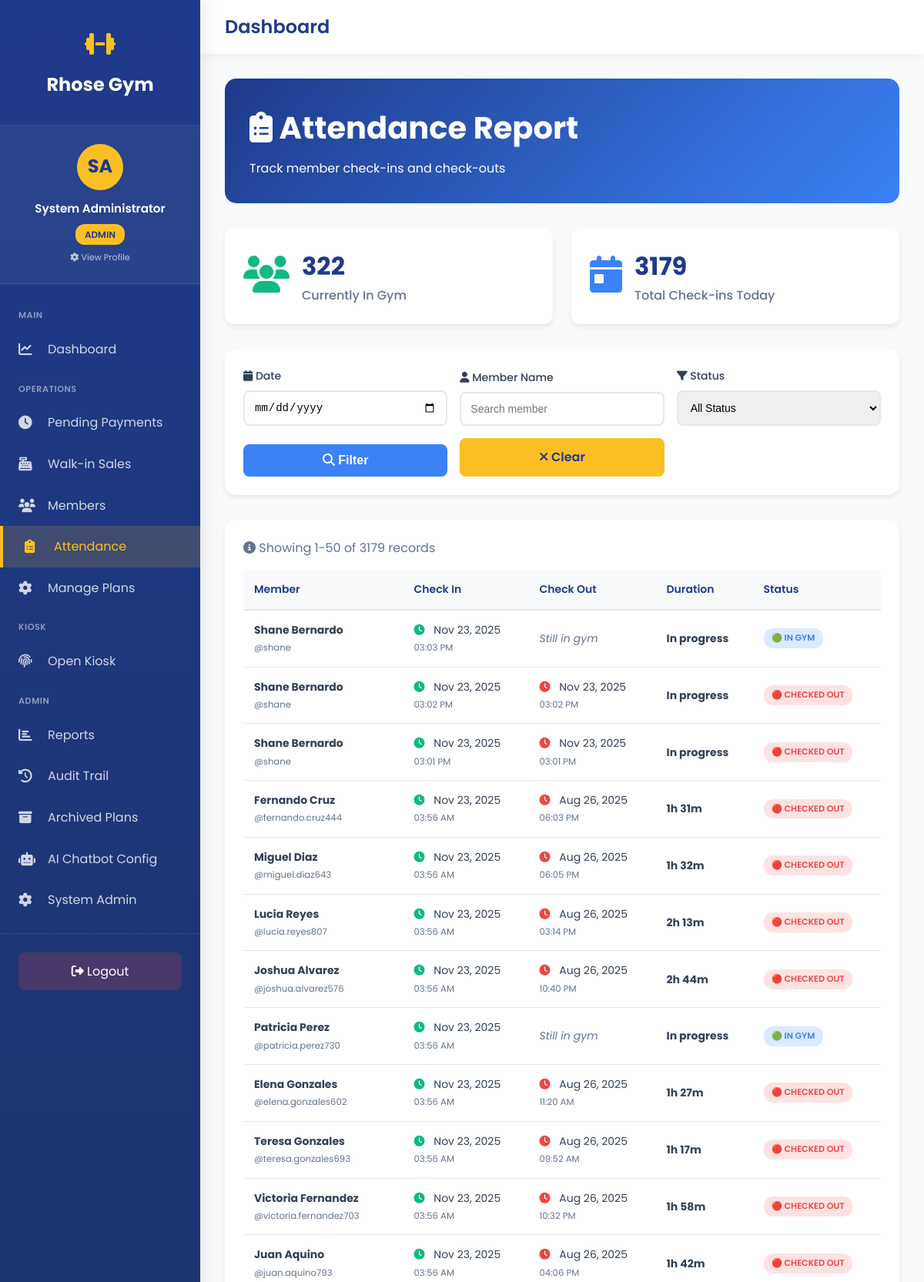
The app's page /attendance/ (signed in, upper part) with its own data.
### gym_app/models.py (models this page shows, shortened)
class User(AbstractUser):
    ROLE_CHOICES = [
        ('admin', 'Admin'),
        ('staff', 'Staff'),
        ('member', 'Member'),
    ]
    role = models.CharField(max_length=10, choices=ROLE_CHOICES, default='member')
    mobile_no = models.CharField(max_length=20, blank=True, null=True)
    address = models.TextField(blank=True, null=True)
    birthdate = models.DateField(blank=True, null=True)
    age = models.IntegerField(blank=True, null=True)
    profile_image = models.ImageField(
        upload_to='profile_images/',
        blank=True,
        null=True,
        help_text="Profile picture"
    )
    kiosk_pin = models.CharField(
        max_length=6,
        blank=True,
        null=True,
        unique=True,
        help_text="6-digit PIN for kiosk check-in/out",
        verbose_name="Kiosk PIN"
    )
    created_at = models.DateTimeField(auto_now_add=True)
    updated_at = models.DateTimeField(auto_now=True)
    class Meta:
        db_table = 'users'
        verbose_name = 'User'
        verbose_name_plural = 'Users'
    def is_admin(self):
        return self.role == 'admin' or self.is_superuser
    def is_staff_or_admin(self):
        return self.role in ['admin', 'staff'] or self.is_superuser or self.is_staff

class Attendance(models.Model):
    user = models.ForeignKey(
        User,
        on_delete=models.CASCADE,
        related_name='attendances'
    )
    check_in = models.DateTimeField(auto_now_add=True)
    check_out = models.DateTimeField(null=True, blank=True)
    duration_minutes = models.IntegerField(null=True, blank=True)
    notes = models.TextField(blank=True, null=True)
    class Meta:
        db_table = 'attendance'
        verbose_name = 'Attendance'
        verbose_name_plural = 'Attendance Records'
        ordering = ['-check_in']
        indexes = [
            models.Index(fields=['-check_in']),
            models.Index(fields=['user', '-check_in']),
        ]
    def is_checked_in(self):
        return self.check_out is None
    def get_duration_display(self):
        if not self.duration_minutes:
            return "In progress"
        hours = self.duration_minutes // 60
        minutes = self.duration_minutes % 60
        if hours > 0:
            return f"{hours}h {minutes}m"
        return f"{minutes}m"

### gym_app/views.py (the view, shortened to what this page needs)
# urls.py: path('attendance/', views.attendance_report, name='attendance_report'),
@login_required
def attendance_report(request):
    if not request.user.is_staff_or_admin():
        messages.error(request, 'Access denied.')
        return redirect('dashboard')
    date_filter = request.GET.get('date', '')
    user_filter = request.GET.get('user', '')
    status_filter = request.GET.get('status', '')
    attendances = Attendance.objects.select_related('user').all()
    if user_filter:
        attendances = attendances.filter(
            Q(user__username__icontains=user_filter) |
            Q(user__first_name__icontains=user_filter) |
            Q(user__last_name__icontains=user_filter)
        )
    if status_filter == 'in':
        attendances = attendances.filter(check_out__isnull=True)
    elif status_filter == 'out':
        attendances = attendances.filter(check_out__isnull=False)
    currently_checked_in = Attendance.objects.filter(
        check_out__isnull=True
    ).select_related('user').count()
    today_checkins = Attendance.objects.filter(
        check_in__date=date.today()
    ).count()
    from django.core.paginator import Paginator
    paginator = Paginator(attendances, 50)
    page_number = request.GET.get('page')
    page_obj = paginator.get_page(page_number)
    context = {
        'page_obj': page_obj,
        'date_filter': date_filter,
        'user_filter': user_filter,
        'status_filter': status_filter,
        'currently_checked_in': currently_checked_in,
        'today_checkins': today_checkins,
    }
    return render(request, 'gym_app/attendance_report.html', context)

### gym_app/templates/gym_app/attendance_report.html (shortened to what this page needs)
{% extends 'gym_app/base_sidebar.html' %}
{% block content %}
{% load static %}
<link rel="stylesheet" href="{% static 'gym_app/css/pages/audit_trail.css' %}">
<div class="page-header">
    <h1><i class="fas fa-clipboard-list"></i> Attendance Report</h1>
    <p>Track member check-ins and check-outs</p>
</div>
<div style="display: grid; grid-template-columns: repeat(auto-fit, minmax(250px, 1fr)); gap: 1.5rem; margin-bottom: 2rem;">
    <div style="background: var(--white); padding: 1.5rem; border-radius: 12px; box-shadow: 0 4px 6px rgba(0, 0, 0, 0.07);">
        <div style="display: flex; align-items: center; gap: 1rem;">
            <div style="font-size: 3rem; color: var(--success);">
                <i class="fas fa-users"></i>
            </div>
            <div>
                <h3 style="font-size: 2rem; font-weight: 700; color: var(--primary-blue); margin: 0;">{{ currently_checked_in }}</h3>
                <p style="color: var(--gray); margin: 0; font-weight: 500;">Currently In Gym</p>
            </div>
        </div>
    </div>
    <div style="background: var(--white); padding: 1.5rem; border-radius: 12px; box-shadow: 0 4px 6px rgba(0, 0, 0, 0.07);">
        <div style="display: flex; align-items: center; gap: 1rem;">
            <div style="font-size: 3rem; color: var(--secondary-blue);">
                <i class="fas fa-calendar-day"></i>
            </div>
            <div>
                <h3 style="font-size: 2rem; font-weight: 700; color: var(--primary-blue); margin: 0;">{{ today_checkins }}</h3>
                <p style="color: var(--gray); margin: 0; font-weight: 500;">Total Check-ins Today</p>
            </div>
        </div>
    </div>
</div>
<div class="filters-box">
    <form method="get" action="{% url 'attendance_report' %}" class="filters-form">
        <div class="filter-group">
            <label for="date"><i class="fas fa-calendar"></i> Date</label>
            <input
                type="date"
                name="date"
                id="date"
                class="filter-control"
                value="{{ date_filter }}"
            >
        </div>
        <div class="filter-group">
            <label for="user"><i class="fas fa-user"></i> Member Name</label>
            <input
                type="text"
                name="user"
                id="user"
                class="filter-control"
                placeholder="Search member"
                value="{{ user_filter }}"
            >
        </div>
        <div class="filter-group">
            <label for="status"><i class="fas fa-filter"></i> Status</label>
            <select name="status" id="status" class="filter-control">
                <option value="">All Status</option>
            </select>
        </div>
        <div class="filter-group">
            <button type="submit" class="btn btn-primary" style="width: 100%;">
                <i class="fas fa-search"></i> Filter
            </button>
        </div>
        <div class="filter-group">
            <a href="{% url 'attendance_report' %}" class="btn btn-gold" style="width: 100%; text-align: center; text-decoration: none;">
                <i class="fas fa-times"></i> Clear
            </a>
        </div>
    </form>
</div>
<div class="table-container">
    {% if page_obj %}
    <p style="color: var(--gray); margin-bottom: 1rem;">
        <i class="fas fa-info-circle"></i>
        Showing {{ page_obj.start_index }}-{{ page_obj.end_index }} of {{ page_obj.paginator.count }} record{{ page_obj.paginator.count|pluralize }}
    </p>
    <table>
        <thead>
            <tr>
                <th>Member</th>
                <th>Check In</th>
                <th>Check Out</th>
                <th>Duration</th>
                <th>Status</th>
            </tr>
        </thead>
        <tbody>
            {% for attendance in page_obj %}
            <tr>
                <td>
                    <strong>{{ attendance.user.get_full_name }}</strong><br>
                    <small style="color: var(--gray);">@{{ attendance.user.username }}</small>
                </td>
                <td>
                    <i class="fas fa-clock action-icon" style="color: var(--success);"></i>
                    {{ attendance.check_in|date:"M d, Y" }}<br>
                    <small style="color: var(--gray);">{{ attendance.check_in|date:"h:i A" }}</small>
                </td>
                <td>
                    {% if attendance.check_out %}
                        <i class="fas fa-clock action-icon" style="color: var(--danger);"></i>
                        {{ attendance.check_out|date:"M d, Y" }}<br>
                        <small style="color: var(--gray);">{{ attendance.check_out|date:"h:i A" }}</small>
                    {% else %}
                        <em style="color: var(--gray);">Still in gym</em>
                    {% endif %}
                </td>
                <td>
                    <strong>{{ attendance.get_duration_display }}</strong>
                </td>
                <td>
                    {% if attendance.is_checked_in %}
                        <span class="badge badge-info">
                            🟢 IN GYM
                        </span>
                    {% else %}
                        <span class="badge badge-error">
                            🔴 CHECKED OUT
                        </span>
                    {% endif %}
                </td>
            </tr>
            {% endfor %}
        </tbody>
    </table>
    {% else %}
    <div class="empty-state">
        <i class="fas fa-clipboard-list"></i>
        <h2 style="color: var(--primary-blue);">No Attendance Records Found</h2>
        <p>No records match your filter criteria</p>
    </div>
    {% endif %}
</div>
{% endblock %}

### gym_app/templates/gym_app/base_sidebar.html (shortened to what this page needs)
<!DOCTYPE html>
<html lang="en">
<head>
    <link rel="stylesheet" href="https://cdnjs.cloudflare.com/ajax/libs/font-awesome/6.4.0/css/all.min.css">
</head>
<body class="has-sidebar">
    <aside class="sidebar" id="sidebar">
        <div class="sidebar-header">
            <div class="sidebar-logo">
                <i class="fas fa-dumbbell"></i>
            </div>
            <a href="{% url 'home' %}" class="sidebar-brand">Rhose Gym</a>
        </div>
        <a href="{% url 'profile_settings' %}" class="sidebar-user">
            <div class="sidebar-user-avatar">
                {% if user.profile_image %}
                    <img src="{{ user.profile_image.url }}" alt="{{ user.get_full_name }}" class="sidebar-user-avatar-img">
                {% else %}
                    {{ user.first_name|first|upper }}{{ user.last_name|first|upper }}
                {% endif %}
            </div>
            <div class="sidebar-user-name">{{ user.get_full_name|default:user.username }}</div>
            <div style="text-align: center; margin-top: 0.5rem;">
                <span class="sidebar-user-role">{{ user.role }}</span>
            </div>
            <div style="text-align: center; margin-top: 0.5rem; font-size: 0.7rem; opacity: 0.7;">
                <i class="fas fa-cog"></i> View Profile
            </div>
        </a>
            <nav class="sidebar-menu">
            <div class="sidebar-section">Main</div>
            <a href="{% url 'dashboard' %}" {% if request.path == '/dashboard/' %}class="active"{% endif %}>
                <i class="fas fa-chart-line"></i>
                <span>Dashboard</span>
            </a>
            <div class="sidebar-section">Operations</div>
            <a href="{% url 'pending_payments' %}" {% if 'pending-payments' in request.path %}class="active"{% endif %}>
                <i class="fas fa-clock"></i>
                <span>Pending Payments</span>
            </a>
            <a href="{% url 'walkin_purchase' %}" {% if 'walkin' in request.path %}class="active"{% endif %}>
                <i class="fas fa-cash-register"></i>
                <span>Walk-in Sales</span>
            </a>
            <a href="{% url 'members_list' %}" {% if 'members' in request.path %}class="active"{% endif %}>
                <i class="fas fa-users"></i>
                <span>Members</span>
            </a>
            <a href="{% url 'attendance_report' %}" {% if 'attendance' in request.path %}class="active"{% endif %}>
                <i class="fas fa-clipboard-list"></i>
                <span>Attendance</span>
            </a>
            <a href="{% url 'manage_plans' %}" {% if 'manage-plans' in request.path %}class="active"{% endif %}>
                <i class="fas fa-cog"></i>
                <span>Manage Plans</span>
            </a>
            <div class="sidebar-section">Kiosk</div>
            <a href="{% url 'kiosk_login' %}" target="_blank">
                <i class="fas fa-fingerprint"></i>
                <span>Open Kiosk</span>
            </a>
            {% if user.is_admin %}
            <div class="sidebar-section">Admin</div>
            <a href="{% url 'reports' %}" {% if 'reports' in request.path %}class="active"{% endif %}>
                <i class="fas fa-chart-bar"></i>
                <span>Reports</span>
            </a>
            <a href="{% url 'audit_trail' %}" {% if 'audit' in request.path %}class="active"{% endif %}>
                <i class="fas fa-history"></i>
                <span>Audit Trail</span>
            </a>
            <a href="{% url 'archived_plans' %}" {% if 'archived-plans' in request.path %}class="active"{% endif %}>
                <i class="fas fa-archive"></i>
                <span>Archived Plans</span>
            </a>
            <a href="{% url 'chatbot_config' %}" {% if 'chatbot-config' in request.path %}class="active"{% endif %}>
                <i class="fas fa-robot"></i>
                <span>AI Chatbot Config</span>
            </a>
            <a href="/admin/" target="_blank">
                <i class="fas fa-cog"></i>
                <span>System Admin</span>
            </a>
            {% endif %}
        </nav>
        <div class="sidebar-footer">
            <a href="{% url 'logout' %}">
                <i class="fas fa-sign-out-alt"></i> Logout
            </a>
        </div>
    </aside>
    <div class="main-wrapper">
        <div class="top-navbar">
            <div class="top-navbar-left">
                <h1>{% block page_title %}Dashboard{% endblock %}</h1>
            </div>
        </div>
        <main class="main-content">
            {% block content %}{% endblock %}
        </main>
    </div>
</body>
</html>

### gym_app/static/gym_app/css/pages/audit_trail.css (style rules this page uses)
.page-header { background: linear-gradient(135deg, var(--primary-blue) 0%, var(--secondary-blue) 100%); color: var(--white); padding: 2rem; border-radius: 15px; margin-bottom: 2rem; }
.page-header h1 { font-size: 2.5rem; margin-bottom: 0.5rem; }
.filters-box { background: var(--white); padding: 1.5rem; border-radius: 15px; box-shadow: 0 4px 6px rgba(0, 0, 0, 0.07); margin-bottom: 2rem; }
.filters-form { display: grid; grid-template-columns: repeat(auto-fit, minmax(200px, 1fr)); gap: 1rem; align-items: end; }
.filter-group label { display: block; margin-bottom: 0.5rem; color: var(--dark-gray); font-weight: 500; font-size: 0.875rem; }
.filter-control { width: 100%; padding: 0.75rem; border: 2px solid #e2e8f0; border-radius: 8px; font-size: 0.875rem; transition: all 0.3s; }
.table-container { background: var(--white); border-radius: 15px; padding: 1.5rem; box-shadow: 0 4px 6px rgba(0, 0, 0, 0.07); overflow-x: auto; }
table { width: 100%; border-collapse: collapse; font-size: 0.875rem; }
table thead { background-color: var(--light-bg); }
table th { padding: 0.875rem; text-align: left; font-weight: 600; color: var(--primary-blue); border-bottom: 2px solid #e2e8f0; white-space: nowrap; }
table td { padding: 0.875rem; border-bottom: 1px solid #e2e8f0; color: var(--dark-gray); }
.badge { display: inline-block; padding: 0.25rem 0.65rem; border-radius: 12px; font-size: 0.7rem; font-weight: 600; text-transform: uppercase; white-space: nowrap; }
.badge-info { background-color: #dbeafe; color: var(--secondary-blue); }
.badge-error { background-color: #fee2e2; color: var(--danger); }
.action-icon { margin-right: 0.5rem; }

### records on screen
User: first_name|first "S", last_name|first "A", get_full_name "System Administrator", role "ADMIN"
Attendance: user.get_full_name "Shane Bernardo", user.username "shane", check_in "Nov 23, 2025", check_in "03:03 PM", shows "Still in gym", duration "In progress", shows "🟢 IN GYM"
Attendance: user.get_full_name "Shane Bernardo", user.username "shane", check_in "Nov 23, 2025", check_in "03:02 PM", check_out "Nov 23, 2025", check_out "03:02 PM", duration "In progress", shows "🔴 CHECKED OUT"
Attendance: user.get_full_name "Shane Bernardo", user.username "shane", check_in "Nov 23, 2025", check_in "03:01 PM", check_out "Nov 23, 2025", check_out "03:01 PM", duration "In progress", shows "🔴 CHECKED OUT"
Attendance: user.get_full_name "Fernando Cruz", user.username "fernando.cruz444", check_in "Nov 23, 2025", check_in "03:56 AM", check_out "Aug 26, 2025", check_out "06:03 PM", duration "1h 31m", shows "🔴 CHECKED OUT"
Attendance: user.get_full_name "Miguel Diaz", user.username "miguel.diaz643", check_in "Nov 23, 2025", check_in "03:56 AM", check_out "Aug 26, 2025", check_out "06:05 PM", duration "1h 32m", shows "🔴 CHECKED OUT"
Attendance: user.get_full_name "Lucia Reyes", user.username "lucia.reyes807", check_in "Nov 23, 2025", check_in "03:56 AM", check_out "Aug 26, 2025", check_out "03:14 PM", duration "2h 13m", shows "🔴 CHECKED OUT"
Attendance: user.get_full_name "Joshua Alvarez", user.username "joshua.alvarez576", check_in "Nov 23, 2025", check_in "03:56 AM", check_out "Aug 26, 2025", check_out "10:40 PM", duration "2h 44m", shows "🔴 CHECKED OUT"
Attendance: user.get_full_name "Patricia Perez", user.username "patricia.perez730", check_in "Nov 23, 2025", check_in "03:56 AM", shows "Still in gym", duration "In progress", shows "🟢 IN GYM"
Attendance: user.get_full_name "Elena Gonzales", user.username "elena.gonzales602", check_in "Nov 23, 2025", check_in "03:56 AM", check_out "Aug 26, 2025", check_out "11:20 AM", duration "1h 27m", shows "🔴 CHECKED OUT"
Attendance: user.get_full_name "Teresa Gonzales", user.username "teresa.gonzales693", check_in "Nov 23, 2025", check_in "03:56 AM", check_out "Aug 26, 2025", check_out "09:52 AM", duration "1h 17m", shows "🔴 CHECKED OUT"
Attendance: user.get_full_name "Victoria Fernandez", user.username "victoria.fernandez703", check_in "Nov 23, 2025", check_in "03:56 AM", check_out "Aug 26, 2025", check_out "10:32 PM", duration "1h 58m", shows "🔴 CHECKED OUT"
Attendance: user.get_full_name "Juan Aquino", user.username "juan.aquino793", check_in "Nov 23, 2025", check_in "03:56 AM", check_out "Aug 26, 2025", check_out "04:06 PM", duration "1h 42m", shows "🔴 CHECKED OUT"

### other values on screen
{{ currently_checked_in }} "322"
{{ today_checkins }} "3179"
{{ page_obj.start_index }} "1"
{{ page_obj.end_index }} "50"
{{ page_obj.paginator.count }} "3179"
